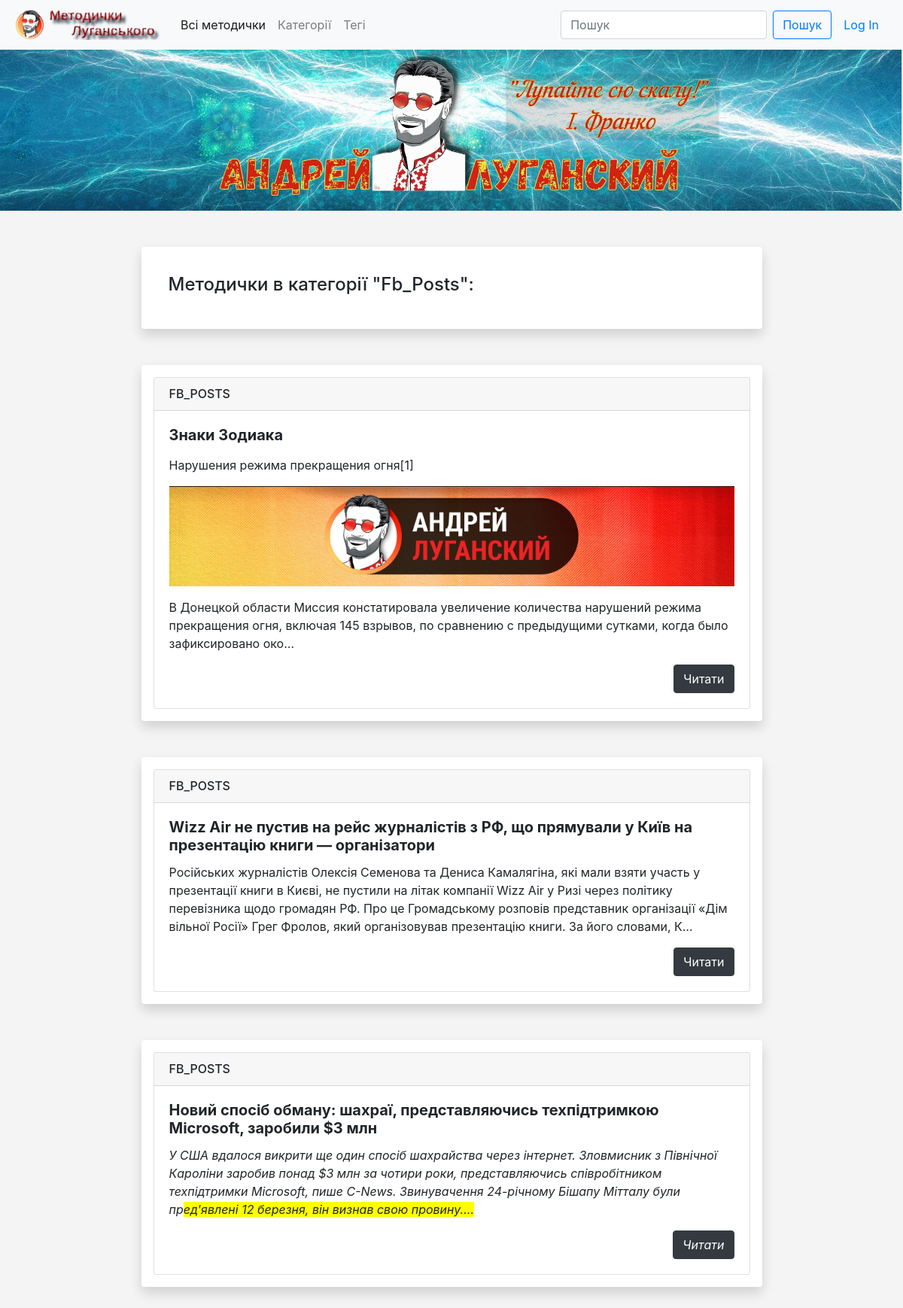
Page /category/1/ on the committed database.
### news/models.py (models this page shows, shortened)
class Category(models.Model):
    title = models.CharField(max_length=100, verbose_name='Назва')
    class Meta:
        verbose_name = 'Категорія'
        verbose_name_plural = 'Категорії'
        ordering = ['title']
    def __str__(self):
        return self.title

class News(models.Model):
    user = models.ForeignKey(User, verbose_name='Автор',
                             on_delete=models.CASCADE,)
    title = models.CharField(max_length=150, verbose_name='Заголовок',
                             db_index=True)
    text = models.TextField(max_length=None, verbose_name='Текст статті',
                            blank=True)
    image = models.ImageField(upload_to='img', blank=True, null=True,
                              verbose_name='Картинка')
    created = models.DateTimeField(verbose_name='Дата створення',
                                   auto_now_add=True)
    description = models.CharField(verbose_name='Опис', max_length=150,
                                   blank=True)
    keywords = models.CharField(verbose_name='Ключові слова', max_length=350,
                                blank=True)
    tags = models.ManyToManyField('Tag', blank=True, related_name='tags')
    category = models.ForeignKey("Category", on_delete=models.SET_NULL,
                                 verbose_name='Категорія',
                                 blank=True, null=True, related_name="category")
    published = models.BooleanField(default=True, verbose_name='Опубліковано')
    class Meta:
        verbose_name = 'Стаття'
        verbose_name_plural = 'Статті'
        ordering = ['-created']

### news/views.py (the view)
# urls.py: path('category/<int:pk>/', views.category_detail, name='category_detail'),
def category_detail(request, pk):
    category = Category.objects.get(id=pk)
    return render(request, 'news/category_detail.html', {'category': category})

### news/templates/news/category_detail.html (shortened to what this page needs)
{% extends 'news/base_blog.html' %}
{% block content %}
    <div class="shadow p-3 mb-5 bg-white rounded">
        <div class="card-body">
            <h4>Методички в категорії "{{ category.title|title }}":</h4>
        </div>
    </div>
    {% for new in category.category.all %}
        <div class="shadow p-3 mb-5 bg-white rounded">
            <div class="card">
                <h6 class="card-header">{{ new.category|default_if_none:'Загальна категорія' }}</h6>
                <div class="card-body">
                    <h5 class="card-title"><b>{{ new.title }}</b></h5>
                    <p class="card-text">{{ new.text|truncatechars:350|safe }}</p>
                    <a href="{% url 'news_detail' pk=new.id %}"
                       class="btn btn-dark" style="float:right;">Читати</a>
                </div>
            </div>
        </div>
    {% endfor %}
{% endblock %}

### rows in the picture
Category: title "Fb_Posts"
News: category "FB_POSTS", title "Знаки Зодиака", text "Нарушения режима прекращения огня[1] В Донецкой области Миссия констатировала увеличение количества нарушений режима прекращения огня, включая 145 взрывов, по сравнению с предыдущими сутками, когда было зафиксировано око…", text (picture)
News: category "FB_POSTS", title "Wizz Air не пустив на рейс журналістів з РФ, що прямували у Київ на презентацію книги — організатори", text "Російських журналістів Олексія Семенова та Дениса Камалягіна, які мали взяти участь у презентації книги в Києві, не пустили на літак компанії Wizz Air у Ризі через політику перевізника щодо громадян РФ. Про це Громадському розповів представник організації «Дім вільної Росії» Грег Фролов, який організовував презентацію книги. За його словами, К…"
News: category "FB_POSTS", title "Новий спосіб обману: шахраї, представляючись техпідтримкою Microsoft, заробили $3 млн", text "У США вдалося викрити ще один спосіб шахрайства через інтернет. Зловмисник з Північної Кароліни заробив понад $3 млн за чотири роки, представляючись співробітником техпідтримки Microsoft, пише C-News. Звинувачення 24-річному Бішапу Мітталу були пр ед'явлені 12 березня, він визнав свою провину.…"
